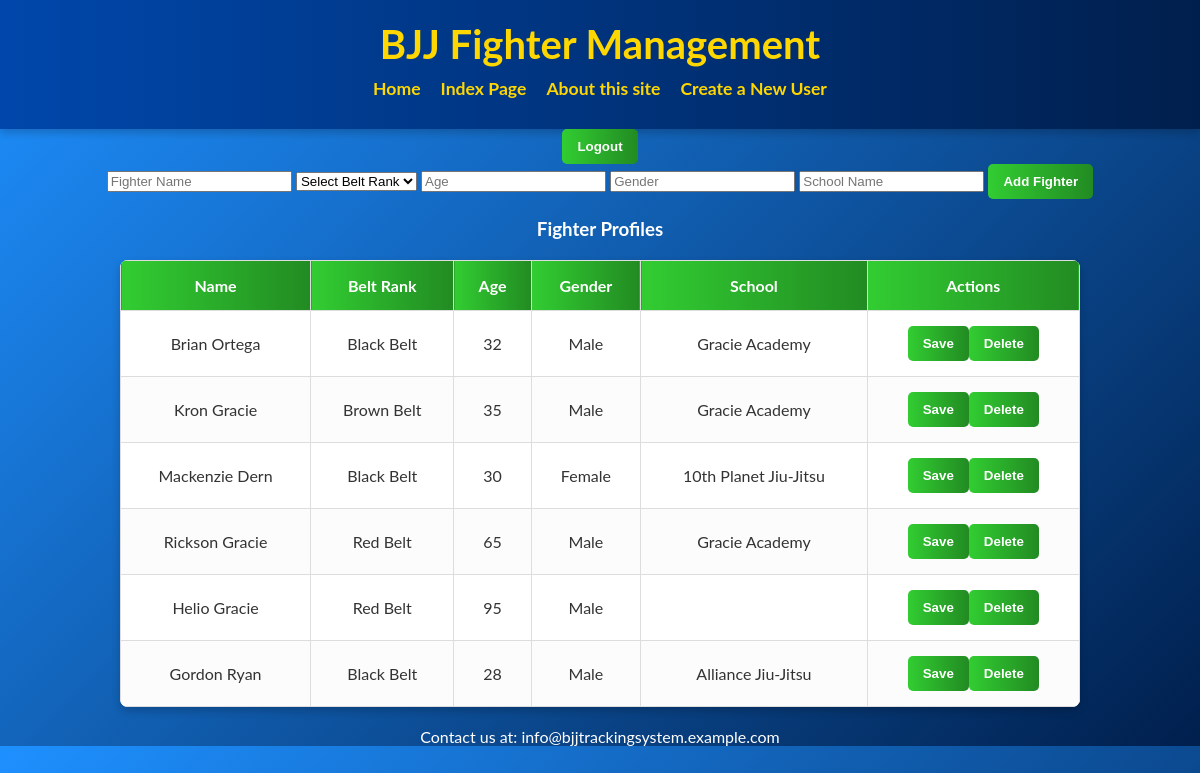
/admin.php (signed in), run on the app's committed database.
### tables this page shows
CREATE TABLE IF NOT EXISTS Fighters (
    fighter_id INT AUTO_INCREMENT PRIMARY KEY,
    name VARCHAR(100) NOT NULL UNIQUE,
    age INT,
    belt_rank VARCHAR(50),
    gender VARCHAR(10)
);

CREATE TABLE IF NOT EXISTS Schools (
    school_id INT AUTO_INCREMENT PRIMARY KEY,
    name VARCHAR(100) NOT NULL,
    location VARCHAR(100)
);

### admin.php (the view, shortened to what this page needs)
<?php
$servername = "localhost";
$username = "root";
$password = "";
$dbname = "bjj_lineage";
$conn = new mysqli($servername, $username, $password, $dbname);
?>
<!DOCTYPE html>
<html lang="en">
<head>
    <link rel="stylesheet" href="style.css">
</head>
<body>
    <header class="header">
        <h1 class="site-title">BJJ Fighter Management</h1>
        <nav class="navbar">
            <ul class="nav-links">
                <li><a href="home.php">Home</a></li>
                <li><a href="index.php">Index Page</a></li>
                <li><a href="about.php">About this site</a></li>
                <li><a href="register.php">Create a New User</a></li>
            </ul>
        </nav>
    </header>
        <div class="logout-button-container">
        <form action="logout.php" method="POST">
            <button type="submit" class="logout-btn">Logout</button>
        </form>
    </div>
    <div id="fighterModal" class="modal">
        <div class="modal-content">
            <form action="" method="POST" onsubmit="return validateAge()" class="fighter-form">
                <input type="text" name="fighter_name" placeholder="Fighter Name" required>
                <select name="belt_rank" required>
                    <option value="">Select Belt Rank</option>
                </select>
                <input type="text" id="ageInput" name="age" placeholder="Age" required>
                <input type="text" name="gender" placeholder="Gender" required>
                <input type="text" name="school_name" placeholder="School Name" required>
                <button type="submit">Add Fighter</button>
            </form>
        </div>
    </div>
    <div class="fighter-list">
        <h3>Fighter Profiles</h3>
        <table id="fighterTable">
            <thead>
                <tr>
                    <th>Name</th>
                    <th>Belt Rank</th>
                    <th>Age</th>
                    <th>Gender</th>
                    <th>School</th>
                    <th>Actions</th>
                </tr>
            </thead>
            <tbody>
                <?php
                $sql = "SELECT Fighters.fighter_id, Fighters.name, Fighters.belt_rank, Fighters.age, Fighters.gender, Schools.name AS school_name
                        FROM Fighters
                        LEFT JOIN fighter_affiliations ON Fighters.fighter_id = fighter_affiliations.fighter_id
                        LEFT JOIN Schools ON fighter_affiliations.school_id = Schools.school_id";
                $result = $conn->query($sql);
                if ($result && $result->num_rows > 0) {
                    while ($row = $result->fetch_assoc()) {
                        echo "<tr data-id='" . $row['fighter_id'] . "'>";
                        echo "<td contenteditable='true' class='editable' data-field='name'>" . htmlspecialchars($row['name']) . "</td>";
                        echo "<td contenteditable='true' class='editable' data-field='belt_rank'>" . htmlspecialchars($row['belt_rank']) . "</td>";
                        echo "<td contenteditable='true' class='editable' data-field='age'>" . htmlspecialchars($row['age']) . "</td>";
                        echo "<td contenteditable='true' class='editable' data-field='gender'>" . htmlspecialchars($row['gender']) . "</td>";
                        echo "<td contenteditable='true' class='editable' data-field='school_name'>" . htmlspecialchars($row['school_name']) . "</td>";
                        echo "<td>";
                        echo "<button class='save-btn'>Save</button>";
                        echo "<form action='delete_fighter.php' method='POST' style='display:inline;'>";
                        echo "<button type='submit' name='delete_fighter'>Delete</button>";
                        echo "</form>";
                        echo "</td>";
                        echo "</tr>";
                    }
                } else {
                    echo "<tr><td colspan='6'>No fighters found.</td></tr>";
                }
                ?>
            </tbody>
        </table>
    </div>
    <footer class="footer">
        Contact us at: info@bjjtrackingsystem.example.com
    </footer>
</body>
</html>

### style.css (style rules this page uses)
body { font-family: 'Lato', Arial, sans-serif; background: linear-gradient(135deg, #1E90FF, #001f4d); text-align: center; color: #fff; margin: 0; padding: 0; }
.header { background: linear-gradient(90deg, #0047ab, #001f4d); color: #fff; padding: 20px; text-align: center; box-shadow: 0 4px 8px rgba(0, 0, 0, 0.2); }
.header h1 { font-size: 2.5em; margin: 0; color: #FFD700; }
.header nav ul { list-style-type: none; padding: 0; margin: 10px 0; display: flex; justify-content: center; gap: 20px; }
.header nav ul li a { color: #FFD700; text-decoration: none; font-size: 1.1em; font-weight: bold; transition: color 0.3s; }
.modal, .wrapper { z-index: 1; }
body { overflow: auto; }
table { width: 80%; margin: 20px auto; border-collapse: collapse; box-shadow: 0 4px 8px rgba(0, 0, 0, 0.2); border-radius: 8px; overflow: hidden; background-color: white; }
th, td { padding: 15px; text-align: center; font-size: 1em; border: 1px solid #ddd; background-color: rgba(255, 255, 255, 0.8); color: #333; }
th { background: linear-gradient(90deg, #32CD32, #228B22); color: #fff; font-weight: bold; }
table tbody tr:nth-child(even) { background-color: rgba(240, 240, 240, 0.8); }
button { padding: 10px 15px; border: none; border-radius: 5px; background: linear-gradient(90deg, #32CD32, #228B22); color: white; font-weight: bold; cursor: pointer; }

### data on the page
fighters: name "Brian Ortega", belt_rank "Black Belt", age "32", gender "Male", schools.name "Gracie Academy"
fighters: name "Kron Gracie", belt_rank "Brown Belt", age "35", gender "Male", schools.name "Gracie Academy"
fighters: name "Mackenzie Dern", belt_rank "Black Belt", age "30", gender "Female", schools.name "10th Planet Jiu-Jitsu"
fighters: name "Rickson Gracie", belt_rank "Red Belt", age "65", gender "Male", schools.name "Gracie Academy"
fighters: name "Helio Gracie", belt_rank "Red Belt", age "95", gender "Male"
fighters: name "Gordon Ryan", belt_rank "Black Belt", age "28", gender "Male", schools.name "Alliance Jiu-Jitsu"
